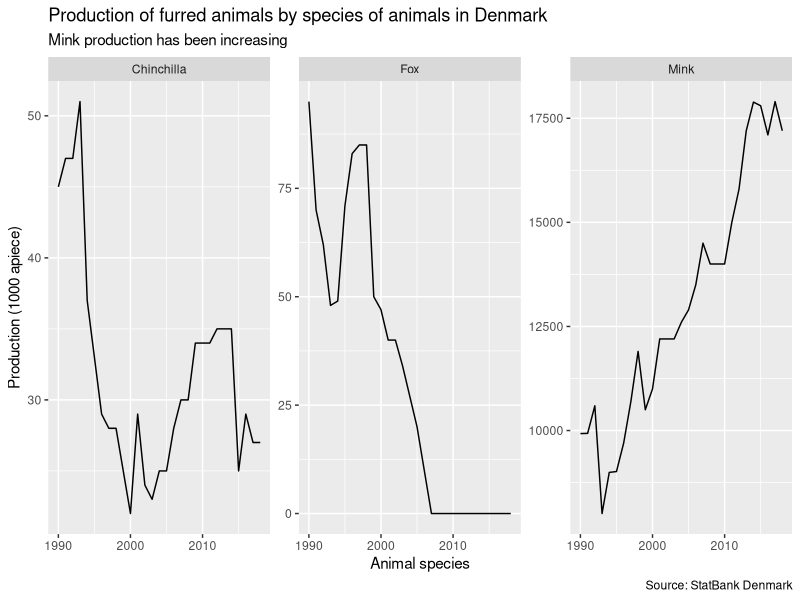

The R source for this figure:
## ---- chunk 1
knitr::opts_chunk$set(echo = TRUE)
library(tidyverse)
library(readxl)
library(dplyr)
library(ggplot2)
library(tidyr)
library(patchwork)
## ---- chunk 2

# Read in excel file downloaded from StatBank Denmark

fur_production_denmark <- read_excel("fur_production_denmark.xlsx") %>%
  
  # Pivot table, so that each observation consists of year, animal
  # species, and production
  
  pivot_longer(cols = c(Mink, Fox, Chinchilla), 
               names_to = "animal", 
               values_to = "production")

# Change year variable to a continuous numeric variable

fur_production_denmark$Year = as.numeric(fur_production_denmark$Year)

# Create plot

fur_production_denmark %>%
  
  # Set ggplot
  
  ggplot() + 
  
  # Set line graph
  
  geom_line(aes(x = Year, y = production)) +
  
  # Facet graph based on animal species, use different scales for each
  
  facet_wrap(~ animal, scales = "free") +
  
  # Add title, subtitle, axes labels, source
  
  labs(
    title = "Production of furred animals by species of animals in Denmark",
    subtitle = "Mink production has been increasing",
    y = "Production (1000 apiece)",
    x = "Animal species",
    caption = "Source: StatBank Denmark"
  ) + 
  
  # Grey theme
  
  theme_grey()
